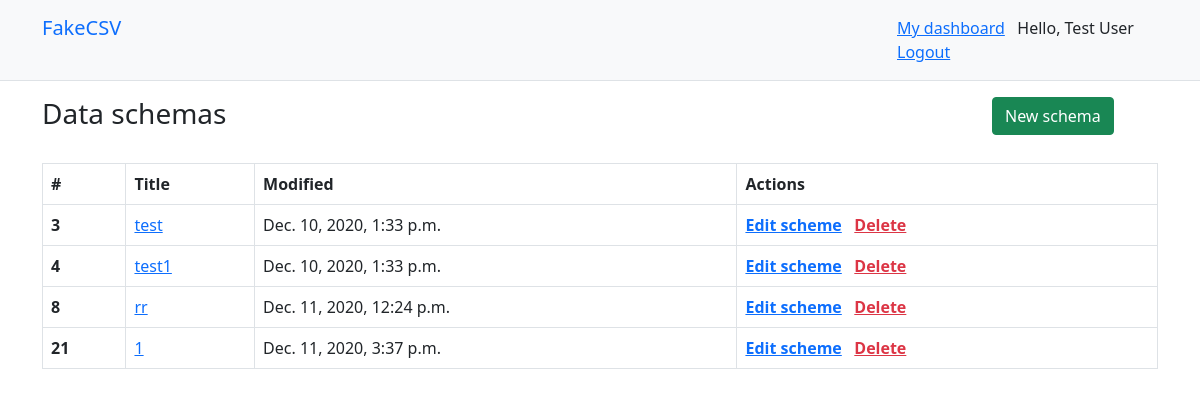
The app's page / (signed in), older data.
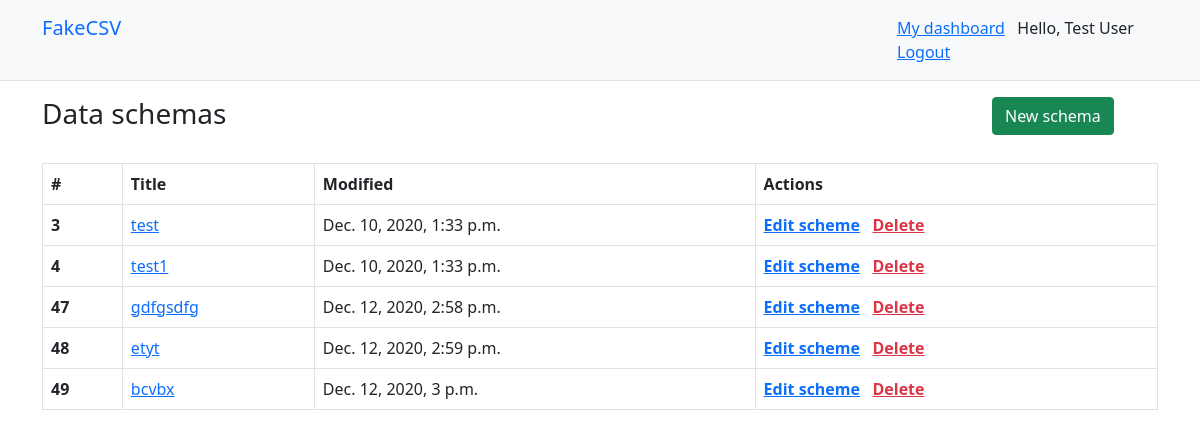
The same page, newer data.
### csv_gen/models.py (models this page shows, shortened)
class Schema(models.Model):
    user = models.ForeignKey(User, verbose_name="User", on_delete=models.CASCADE)
    title = models.CharField("Title", max_length=200)
    created = models.DateTimeField("Creation date", auto_now_add=True)
    modified = models.DateTimeField("Modification date", auto_now_add=True)
    file_name = models.FileField("Schema file", upload_to="media/", blank=True, null=True)
    status = models.BooleanField(default=False)

### csv_gen/views.py (the view)
# urls.py: url(r'^$', views.dashboard, name='index'),
@login_required
def dashboard(request):
    context = {
        'schemes': Schema.objects.filter(user=request.user)
    }
    return render(request, 'csv_gen/dashboard.html', context)

### csv_gen/templates/csv_gen/dashboard.html (shortened to what this page needs)
{% extends "csv_gen/base.html" %}
{% block content %}
<div class="container">
  <div class="row">
    <div class="col-10">
      <h3>Data schemas</h3>
    </div>
    <div class="col">
      <a href="{% url 'new_schema' %}" class="btn btn-success" role="button">New schema</a>
    </div>
  </div>
</div>
<br>
<div class="container">
      <table class="table table-bordered">
        <thead>
          <tr>
            <th>#</th>
            <th><b>Title</b></th>
            <th><b>Modified</b></th>
            <th><b>Actions</b></th>
          </tr>
        </thead>
        {% for scheme in schemes %}
          <tbody><tr><th scope="row">{{ scheme.id }}</th>
          <td><a href="{% url 'check_scheme' %}?id={{scheme.id}}">{{scheme.title}}</a></td>
          <td>{{scheme.modified}}</td>
          <td><a href=""><strong>Edit scheme</strong></a>&nbsp;&nbsp;&nbsp;<a href={% url 'del_view' s_id=scheme.id %} class="text-danger"><strong>Delete</strong></a></td>
          </tr></tbody>
	{% endfor %}
      </table>
</div>
{% endblock %}

Row changes from the older to the newer data that the page shows:
removed Schema: id "8", title "rr", modified "Dec. 11, 2020, 12:24 p.m."
removed Schema: id "21", title "1", modified "Dec. 11, 2020, 3:37 p.m."
added Schema: id "47", title "gdfgsdfg", modified "Dec. 12, 2020, 2:58 p.m."
added Schema: id "48", title "etyt", modified "Dec. 12, 2020, 2:59 p.m."
added Schema: id "49", title "bcvbx", modified "Dec. 12, 2020, 3 p.m."
